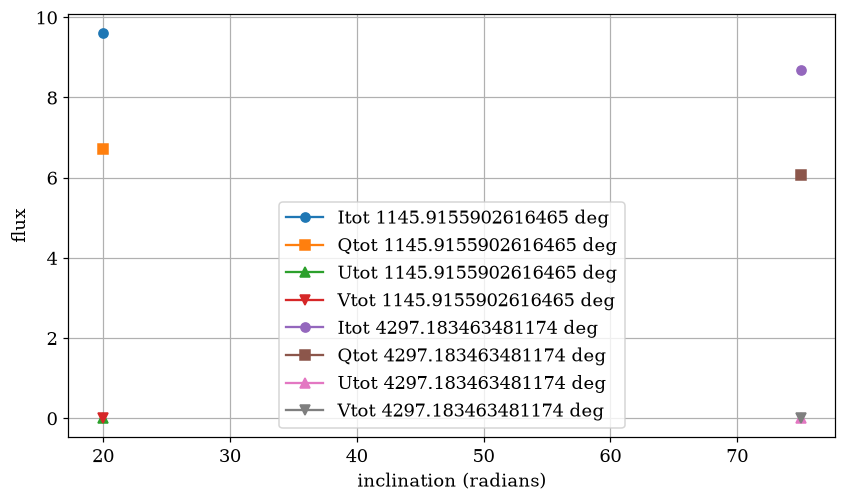

Recreate this plot in Python.
import numpy as np
import os
import matplotlib
matplotlib.use('Agg')
import matplotlib.pyplot as plt
from contextlib import redirect_stdout
from geodesic_bridge import trace_ray
from integrate import integrate_ray
import time

DEVNULL = open(os.devnull, 'w')

A = 0.0
R_ORB = 8.0
SIG = 1.0
OMEGA = 1.0 / (R_ORB**1.5 + A)                 # orbital angular velocity
UT = (R_ORB**1.5 + A) / np.sqrt(R_ORB**3 - 3.0*R_ORB**2 + 2.0*A*R_ORB**1.5)
NPIX, EXTENT = 32, 15.0

def trace_grid(th_o):
    """Trace all pixels once; paths don't change with time."""
    alphas = np.linspace(-EXTENT, EXTENT, NPIX)
    betas  = np.linspace(-EXTENT, EXTENT, NPIX)
    rays = []
    for beta in betas:
        for alpha in alphas:
            with redirect_stdout(DEVNULL):
                ray = trace_ray(A, th_o, alpha, beta)
            r, th, ph = ray['r'], ray['th'], ray['ph']
            dl = np.sqrt(np.diff(r)**2 + (r[:-1]*np.diff(th))**2
                         + (r[:-1]*np.sin(th[:-1])*np.diff(ph))**2)
            s = np.concatenate(([0.0], np.cumsum(dl)))
            lam = -alpha * np.sin(th_o)          # photon angular momentum
            g = 1.0 / (UT * (1.0 - OMEGA*lam))   # redshift factor, exact for
            rays.append((s, r, th, ph, g))       # circular-orbit emitter
    return rays

def compute_polarization(rays):
    xb, yb = R_ORB*np.cos(0), R_ORB*np.sin(0)
    Itot, Qtot, Utot, Vtot = 0.0, 0.0, 0.0, 0.0
    for (s, r, th, ph, g) in rays:
        x = r*np.sin(th)*np.cos(ph)
        y = r*np.sin(th)*np.sin(ph)
        z = r*np.cos(th)
        emis = np.exp(-((x-xb)**2 + (y-yb)**2 + z**2) / (2*SIG**2))
        if emis.max() < 1e-8:
            continue                              # ray never meets the blob now
        def j_of_s(sv):
            i = np.argmin(np.abs(s - sv))
            return np.array([emis[i], 0.7*emis[i], 0.0, 0.0])
        def K_of_s(sv):
            return np.zeros((4, 4))
        S = integrate_ray(s, j_of_s, K_of_s, np.zeros(4))
        S *= g**3
        Itot += S[-1, 0]
        Qtot += S[-1, 1]
        Utot += S[-1, 2]
        Vtot += S[-1, 3]
    p = np.sqrt(Qtot**2 + Utot**2) / Itot
    chi = 0.5 * np.arctan2(Utot, Qtot)
    return Itot, Qtot, Utot, Vtot, p, chi

th_os = [np.radians(20), np.radians(75)]
results = {}

for th_o in th_os:
    print(f"Tracing at inclination {np.degrees(th_o)} degrees...")
    t0 = time.time()
    rays = trace_grid(th_o)
    Itot, Qtot, Utot, Vtot, p, chi = compute_polarization(rays)
    results[np.degrees(th_o)] = (Itot, Qtot, Utot, Vtot, p, chi)
    print(f"  done in {time.time()-t0:.0f} s")
    print(f"  Itot: {Itot:.4e}, Qtot: {Qtot:.4e}, Utot: {Utot:.4e}, Vtot: {Vtot:.4e}")
    print(f"  p: {p:.4f}, chi: {chi:.4f} rad")
    pass_p = np.isclose(p, 0.7000, atol=0.001)
    pass_chi = np.isclose(chi, 0.0, atol=0.001)
    pass_V = np.max(np.abs(Vtot)) < 1e-10
    print("check 1 (p = 0.7000):", "PASS" if pass_p else "FAIL")
    print("check 2 (chi = 0.0 rad):", "PASS" if pass_chi else "FAIL")
    print("check 3 (max|V| < 1e-10):", "PASS" if pass_V else "FAIL")
    print(f"OVERALL: {'PASS' if (pass_p and pass_chi and pass_V) else 'FAIL'}\n")

# Plotting
plt.figure(figsize=(9, 5))
for th_o, (Itot, Qtot, Utot, Vtot, p, chi) in results.items():
    plt.plot(th_o, Itot, 'o-', label=f'Itot {np.degrees(th_o)} deg')
    plt.plot(th_o, Qtot, 's-', label=f'Qtot {np.degrees(th_o)} deg')
    plt.plot(th_o, Utot, '^-', label=f'Utot {np.degrees(th_o)} deg')
    plt.plot(th_o, Vtot, 'v-', label=f'Vtot {np.degrees(th_o)} deg')

plt.xlabel('inclination (radians)'); plt.ylabel('flux')
plt.legend(); plt.grid(True)
plt.savefig('polarized_blob.png', dpi=110, bbox_inches='tight')
print("saved polarized_blob.png")
